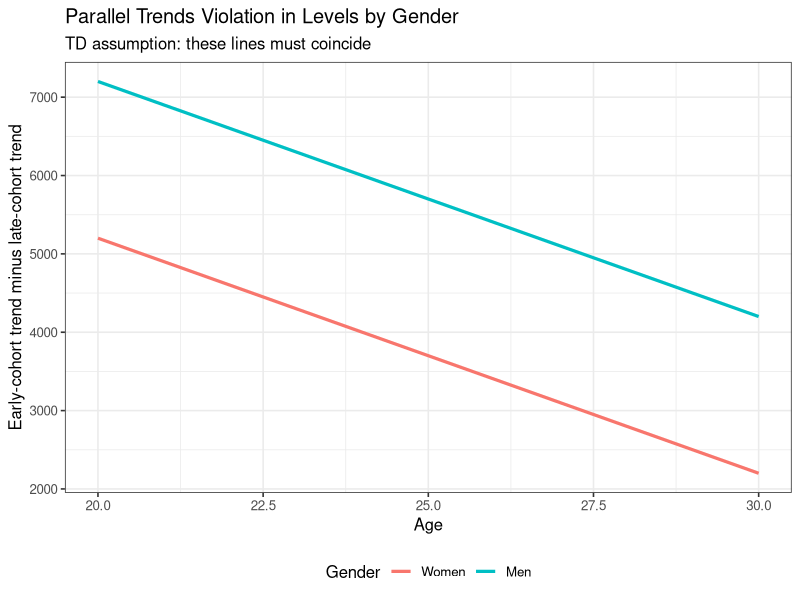
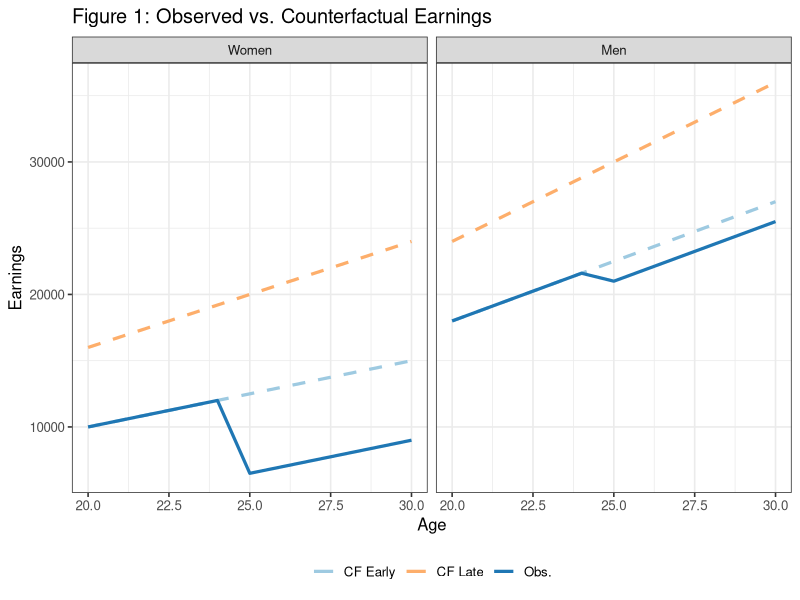
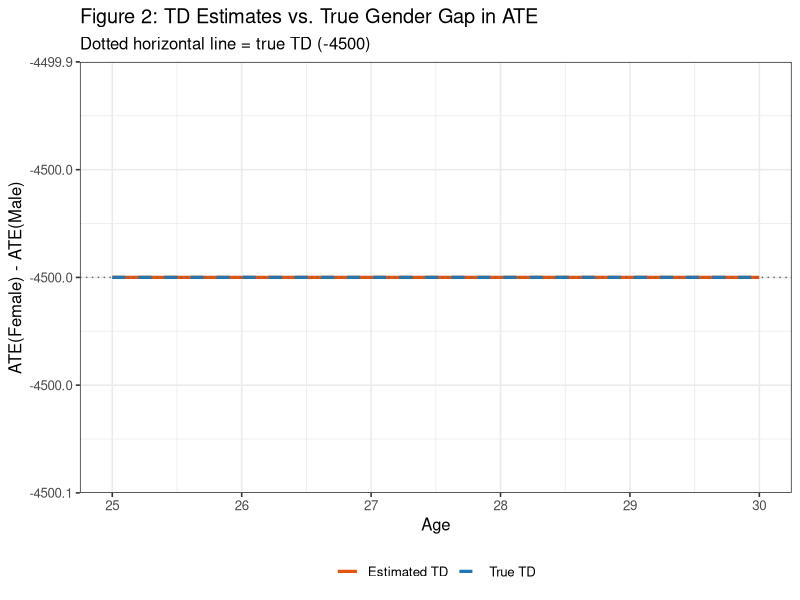
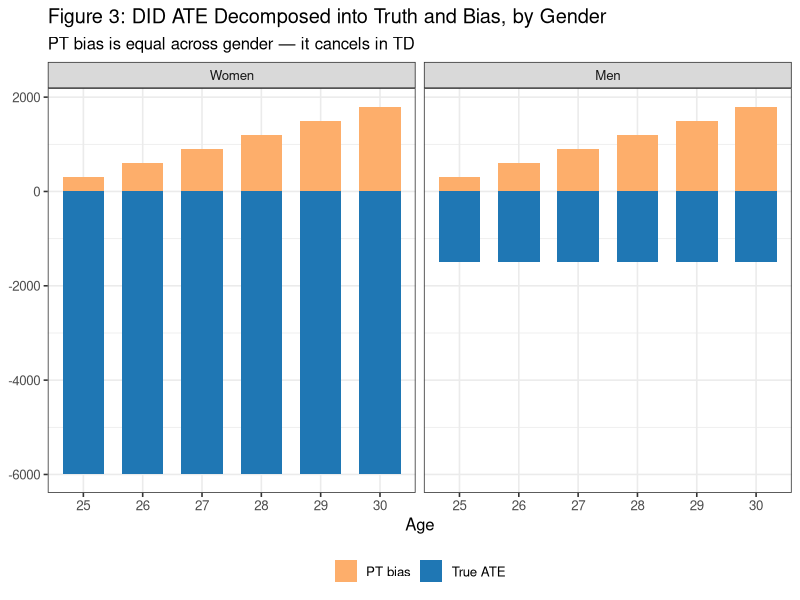
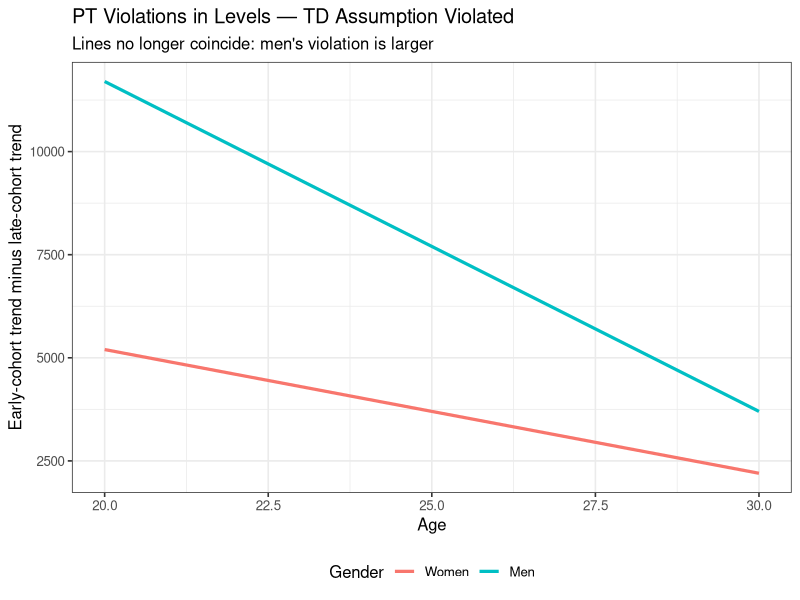
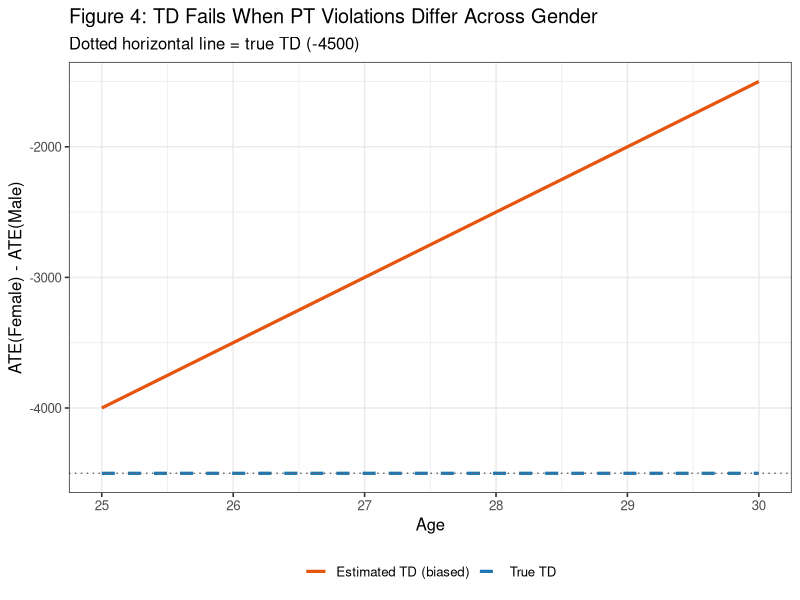

These figures' R source, in order:
## ---- chunk 1
knitr::opts_chunk$set(
  collapse = TRUE,
  comment  = "#>",
  fig.width = 8,
  fig.height = 8,
  message = FALSE,
  warning = FALSE
)
library(ggplot2); library(dplyr); library(tidyr)
data.table::setDTthreads(1L)
options(dplyr.summarise.inform = FALSE, scipen = 999, digits = 5)
theme_set(theme_bw(base_size = 12))
## ---- chunk 2
# Parameters
baseline        <- 500
slope_extra     <- 300   # additive slope bonus for late cohort (same for both genders)
slope_m_bonus   <- 400   # men earn more (shifts level, not slope structure)
ages            <- 20:30
d_early         <- 25
d_late          <- 30

# Counterfactual earning slopes (earnings = slope * age)
s_f_early <- baseline
s_f_late  <- baseline + slope_extra
s_m_early <- baseline + slope_m_bonus
s_m_late  <- baseline + slope_m_bonus + slope_extra   # same additive increment

# Treatment effects (ATE)
ate_f  <- -6000
ate_m  <- -1500

true_td <- ate_f - ate_m   # gender gap in levels: the estimand of interest

# Build each group
make_group <- function(sex, D, slope, ate_level) {
  tibble(
    age    = ages,
    female = sex,
    D      = D,
    y_0    = slope * age,
    y_1    = y_0 + ifelse(age >= D, ate_level, 0),
    y      = y_1
  )
}

data <- bind_rows(
  make_group(1, d_early, s_f_early, ate_f),
  make_group(1, d_late,  s_f_late,  ate_f),
  make_group(0, d_early, s_m_early, ate_m),
  make_group(0, d_late,  s_m_late,  ate_m)
)
## ---- chunk 3
# Trend: change in counterfactual from age (D-1) to each age, within cohort
trend <- function(g, d, a) {
  pre  <- data |> filter(D == d, female == g, age == d - 1) |> pull(y_0)
  post <- data |> filter(D == d, female == g, age == a)     |> pull(y_0)
  post - pre
}

# PT violation: early-cohort trend minus late-cohort trend, by gender
pt_violation <- function(g, a) trend(g, d_early, a) - trend(g, d_late, a)

expand_grid(female = c(0, 1), age = ages) |>
  mutate(
    pt_viol = mapply(pt_violation, female, age),
    gender  = factor(if_else(female == 1, "Women", "Men"), levels = c("Women", "Men"))
  ) |>
  ggplot(aes(x = age, y = pt_viol, color = gender)) +
  geom_line(linewidth = 1.1) +
  labs(
    title = "Parallel Trends Violation in Levels by Gender",
    subtitle = "TD assumption: these lines must coincide",
    x = "Age",
    y = "Early-cohort trend minus late-cohort trend",
    color = "Gender"
  ) +
  theme(legend.position = "bottom")
## ---- chunk 4
plot_df <- bind_rows(
  data |>
    filter(D == d_early) |>
    pivot_longer(cols = c(y_0, y), names_to = "series", values_to = "value"),
  data |>
    filter(D == d_late) |>
    transmute(age, female, D, series = "y_0", value = y_0)
) |>
  mutate(
    gender = factor(if_else(female == 1, "Women", "Men"), levels = c("Women", "Men")),
    cohort = factor(if_else(D == d_early, "Early (D=25)", "Late (D=30)"),
                    levels = c("Early (D=25)", "Late (D=30)")),
    series_label = case_when(
      cohort == "Early (D=25)" & series == "y"   ~ "Early — Observed",
      cohort == "Early (D=25)" & series == "y_0" ~ "Early — Counterfactual",
      cohort == "Late (D=30)"  & series == "y_0" ~ "Late — Counterfactual"
    ),
    linetype = if_else(series_label == "Early — Observed", "solid", "dashed"),
    color = case_when(
      series_label == "Early — Observed"       ~ "Obs.",
      series_label == "Early — Counterfactual" ~ "CF Early",
      TRUE                                     ~ "CF Late"
    )
  )

ggplot(plot_df, aes(x = age, y = value, group = series_label)) +
  geom_line(aes(linetype = linetype, color = color), linewidth = 1.1) +
  facet_wrap(~gender, nrow = 1) +
  scale_linetype_identity() +
  scale_color_manual(
    values = c("Obs." = "#1f77b4", "CF Early" = "#9ecae1", "CF Late" = "#fdae6b")
  ) +
  labs(
    title = "Figure 1: Observed vs. Counterfactual Earnings",
    x = "Age", y = "Earnings", color = NULL
  ) +
  theme(legend.position = "bottom")
## ---- chunk 5
# DID-imputed counterfactual for early cohort, by gender
did_cf <- bind_rows(lapply(c(1, 0), function(g) {
  early_pre <- data |> filter(female == g, D == d_early, age == d_early - 1) |> pull(y)
  late_cf   <- data |> filter(female == g, D == d_late)  |> select(age, y_0)
  late_pre  <- late_cf |> filter(age == d_early - 1) |> pull(y_0)

  tibble(
    age    = late_cf$age,
    female = g,
    APO_did = early_pre + (late_cf$y_0 - late_pre)
  )
}))

results <- data |>
  filter(D == d_early) |>
  select(age, female, y_0, y) |>
  left_join(did_cf, by = c("age", "female")) |>
  mutate(
    ATE_true = y   - y_0,
    ATE_did  = y   - APO_did,
    PT_bias  = APO_did - y_0,
    gender   = factor(if_else(female == 1, "Women", "Men"), levels = c("Women", "Men"))
  )
## ---- chunk 6
td_estimates <- results |>
  filter(age >= d_early) |>
  group_by(age) |>
  summarise(
    TD_true = ATE_true[female == 1] - ATE_true[female == 0],
    TD_est  = ATE_did[female == 1]  - ATE_did[female == 0],
    .groups = "drop"
  )

td_estimates |>
  pivot_longer(c(TD_true, TD_est), names_to = "series", values_to = "value") |>
  mutate(series = if_else(series == "TD_true", "True TD", "Estimated TD")) |>
  ggplot(aes(x = age, y = value, color = series, linetype = series)) +
  geom_line(linewidth = 1.1) +
  geom_hline(yintercept = true_td, linetype = "dotted", color = "gray40") +
  scale_color_manual(values = c("True TD" = "#1f77b4", "Estimated TD" = "#e6550d")) +
  scale_linetype_manual(values = c("True TD" = "dashed", "Estimated TD" = "solid")) +
  labs(
    title = "Figure 2: TD Estimates vs. True Gender Gap in ATE",
    subtitle = paste0("Dotted horizontal line = true TD (", true_td, ")"),
    x = "Age", y = "ATE(Female) - ATE(Male)", color = NULL, linetype = NULL
  ) +
  theme(legend.position = "bottom")
## ---- chunk 7
results |>
  filter(age >= d_early) |>
  select(age, gender, ATE_true, ATE_did, PT_bias) |>
  pivot_longer(c(ATE_true, PT_bias), names_to = "component", values_to = "value") |>
  mutate(component = if_else(component == "ATE_true", "True ATE", "PT bias")) |>
  ggplot(aes(x = factor(age), y = value, fill = component)) +
  geom_col(width = 0.7) +
  facet_wrap(~gender, nrow = 1) +
  scale_fill_manual(values = c("True ATE" = "#1f77b4", "PT bias" = "#fdae6b")) +
  labs(
    title = "Figure 3: DID ATE Decomposed into Truth and Bias, by Gender",
    subtitle = "PT bias is equal across gender — it cancels in TD",
    x = "Age", y = NULL, fill = NULL
  ) +
  theme(legend.position = "bottom")
## ---- chunk 8
# New parameters: men get a bigger late-cohort slope bonus
slope_extra_f_fail <- 300   # unchanged for women
slope_extra_m_fail <- 800   # larger for men — breaks TD assumption

s_f_early_fail <- baseline
s_f_late_fail  <- baseline + slope_extra_f_fail
s_m_early_fail <- baseline + slope_m_bonus
s_m_late_fail  <- baseline + slope_m_bonus + slope_extra_m_fail   # asymmetric

data_fail <- bind_rows(
  make_group(1, d_early, s_f_early_fail, ate_f),
  make_group(1, d_late,  s_f_late_fail,  ate_f),
  make_group(0, d_early, s_m_early_fail, ate_m),
  make_group(0, d_late,  s_m_late_fail,  ate_m)
)
## ---- chunk 9
trend_fail <- function(g, d, a) {
  pre  <- data_fail |> filter(D == d, female == g, age == d - 1) |> pull(y_0)
  post <- data_fail |> filter(D == d, female == g, age == a)     |> pull(y_0)
  post - pre
}

pt_violation_fail <- function(g, a) trend_fail(g, d_early, a) - trend_fail(g, d_late, a)

expand_grid(female = c(0, 1), age = ages) |>
  mutate(
    pt_viol = mapply(pt_violation_fail, female, age),
    gender  = factor(if_else(female == 1, "Women", "Men"), levels = c("Women", "Men"))
  ) |>
  ggplot(aes(x = age, y = pt_viol, color = gender)) +
  geom_line(linewidth = 1.1) +
  labs(
    title = "PT Violations in Levels — TD Assumption Violated",
    subtitle = "Lines no longer coincide: men's violation is larger",
    x = "Age",
    y = "Early-cohort trend minus late-cohort trend",
    color = "Gender"
  ) +
  theme(legend.position = "bottom")
## ---- chunk 10
did_cf_fail <- bind_rows(lapply(c(1, 0), function(g) {
  early_pre <- data_fail |> filter(female == g, D == d_early, age == d_early - 1) |> pull(y)
  late_cf   <- data_fail |> filter(female == g, D == d_late)  |> select(age, y_0)
  late_pre  <- late_cf |> filter(age == d_early - 1) |> pull(y_0)

  tibble(
    age    = late_cf$age,
    female = g,
    APO_did = early_pre + (late_cf$y_0 - late_pre)
  )
}))

results_fail <- data_fail |>
  filter(D == d_early) |>
  select(age, female, y_0, y) |>
  left_join(did_cf_fail, by = c("age", "female")) |>
  mutate(
    ATE_true = y   - y_0,
    ATE_did  = y   - APO_did,
    PT_bias  = APO_did - y_0,
    gender   = factor(if_else(female == 1, "Women", "Men"), levels = c("Women", "Men"))
  )

td_fail <- results_fail |>
  filter(age >= d_early) |>
  group_by(age) |>
  summarise(
    TD_true = ATE_true[female == 1] - ATE_true[female == 0],
    TD_est  = ATE_did[female == 1]  - ATE_did[female == 0],
    TD_bias = TD_est - TD_true,
    .groups = "drop"
  )

td_fail |>
  pivot_longer(c(TD_true, TD_est), names_to = "series", values_to = "value") |>
  mutate(series = if_else(series == "TD_true", "True TD", "Estimated TD (biased)")) |>
  ggplot(aes(x = age, y = value, color = series, linetype = series)) +
  geom_line(linewidth = 1.1) +
  geom_hline(yintercept = true_td, linetype = "dotted", color = "gray40") +
  scale_color_manual(
    values = c("True TD" = "#1f77b4", "Estimated TD (biased)" = "#e6550d")
  ) +
  scale_linetype_manual(
    values = c("True TD" = "dashed", "Estimated TD (biased)" = "solid")
  ) +
  labs(
    title = "Figure 4: TD Fails When PT Violations Differ Across Gender",
    subtitle = paste0("Dotted horizontal line = true TD (", true_td, ")"),
    x = "Age", y = "ATE(Female) - ATE(Male)", color = NULL, linetype = NULL
  ) +
  theme(legend.position = "bottom")
## ---- chunk 11
td_fail |>
  filter(age >= d_early) |>
  select(age, TD_true, TD_est, TD_bias) |>
  knitr::kable(digits = 0, caption = "TD estimates, truth, and bias by age (broken DGP)")
